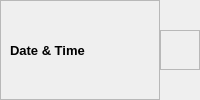
        <widget class="QWidget" name="FooterContainer" native="true">
         <layout class="QHBoxLayout" name="horizontalLayout_11">
          <property name="spacing">
           <number>0</number>
          </property>
          <property name="leftMargin">
           <number>0</number>
          </property>
          <property name="topMargin">
           <number>0</number>
          </property>
          <property name="rightMargin">
           <number>0</number>
          </property>
          <property name="bottomMargin">
           <number>0</number>
          </property>
          <item>
           <widget class="QFrame" name="frame_10">
            <property name="frameShape">
             <enum>QFrame::StyledPanel</enum>
            </property>
            <property name="frameShadow">
             <enum>QFrame::Raised</enum>
            </property>
            <layout class="QHBoxLayout" name="horizontalLayout_12">
             <item>
              <widget class="QLabel" name="label_15">
               <property name="minimumSize">
                <size>
                 <width>0</width>
                 <height>0</height>
                </size>
               </property>
               <property name="font">
                <font>
                 <pointsize>10</pointsize>
                 <weight>75</weight>
                 <bold>true</bold>
                </font>
               </property>
               <property name="text">
                <string>Date &amp; Time</string>
               </property>
              </widget>
             </item>
            </layout>
           </widget>
          </item>
          <item>
           <widget class="QFrame" name="SizeGrip">
            <property name="sizePolicy">
             <sizepolicy hsizetype="Preferred" vsizetype="Preferred">
              <horstretch>30</horstretch>
              <verstretch>30</verstretch>
             </sizepolicy>
            </property>
            <property name="minimumSize">
             <size>
              <width>30</width>
              <height>30</height>
             </size>
            </property>
            <property name="maximumSize">
             <size>
              <width>40</width>
              <height>40</height>
             </size>
            </property>
            <property name="frameShape">
             <enum>QFrame::StyledPanel</enum>
            </property>
            <property name="frameShadow">
             <enum>QFrame::Raised</enum>
            </property>
           </widget>
          </item>
         </layout>
        </widget>
